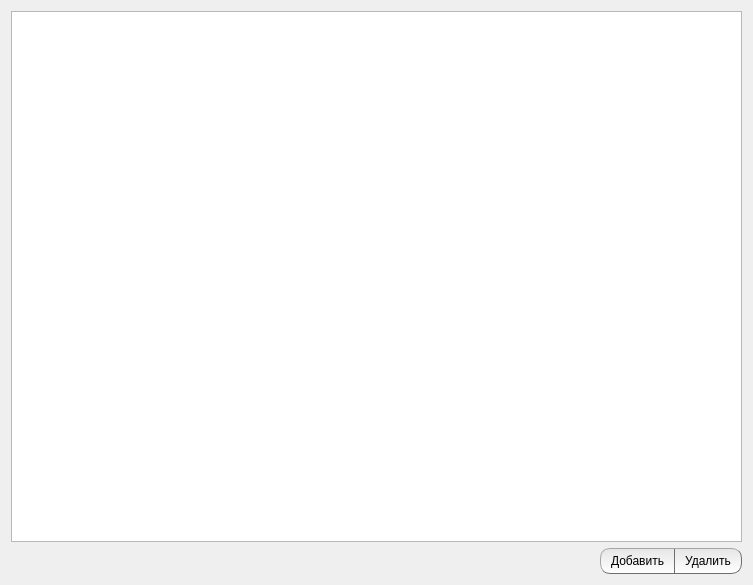
<?xml version="1.0" encoding="UTF-8"?>
<ui version="4.0">
 <class>Dialog</class>
 <widget class="QDialog" name="Dialog">
  <property name="geometry">
   <rect>
    <x>0</x>
    <y>0</y>
    <width>753</width>
    <height>585</height>
   </rect>
  </property>
  <property name="acceptDrops">
   <bool>false</bool>
  </property>
  <property name="windowTitle">
   <string>Записи</string>
  </property>
  <layout class="QVBoxLayout" name="verticalLayout">
   <item>
    <widget class="QTableWidget" name="tableWidget"/>
   </item>
   <item>
    <layout class="QHBoxLayout" name="horizontalLayout">
     <property name="spacing">
      <number>0</number>
     </property>
     <item>
      <spacer name="horizontalSpacer">
       <property name="orientation">
        <enum>Qt::Horizontal</enum>
       </property>
       <property name="sizeHint" stdset="0">
        <size>
         <width>40</width>
         <height>20</height>
        </size>
       </property>
      </spacer>
     </item>
     <item>
      <widget class="QPushButton" name="pushButton_2">
       <property name="minimumSize">
        <size>
         <width>75</width>
         <height>0</height>
        </size>
       </property>
       <property name="maximumSize">
        <size>
         <width>75</width>
         <height>16777215</height>
        </size>
       </property>
       <property name="styleSheet">
        <string notr="true">QPushButton {
	padding-top: 5px;
	padding-bottom: 5px;
	padding-left: 10px;
	padding-right: 10px;
    background-color:  qlineargradient(spread:pad, x1:1, y1:0, x2:1, y2:1, stop:0 rgba(230, 230, 230, 255), stop:1 rgba(255, 255, 255, 255));
    border-style: outset;
    border-top-left-radius: 10;
    border-bottom-left-radius: 10;
    border-width: 1px;
    border-color: rgb(110, 110, 110);
}

QPushButton:hover {
    background-color:rgb(220,220,220);
 }

QPushButton:pressed {
    background-color:rgb(200,200,200);
 }</string>
       </property>
       <property name="text">
        <string>Добавить</string>
       </property>
      </widget>
     </item>
     <item>
      <widget class="QPushButton" name="pushButton">
       <property name="styleSheet">
        <string notr="true">QPushButton {
	padding-top: 5px;
	padding-bottom: 5px;
	padding-left: 10px;
	padding-right: 10px;
    background-color:  qlineargradient(spread:pad, x1:1, y1:0, x2:1, y2:1, stop:0 rgba(230, 230, 230, 255), stop:1 rgba(255, 255, 255, 255));
    border-style: outset;
    border-top-right-radius: 10;
    border-bottom-right-radius: 10;
    border-width: 1px;
	border-left-width: 0px;
    border-color: rgb(110, 110, 110);
}

QPushButton:hover {
    background-color:rgb(220,220,220);
 }

QPushButton:pressed {
    background-color:rgb(200,200,200);
 }</string>
       </property>
       <property name="text">
        <string>Удалить</string>
       </property>
      </widget>
     </item>
    </layout>
   </item>
  </layout>
 </widget>
 <resources/>
 <connections/>
</ui>
